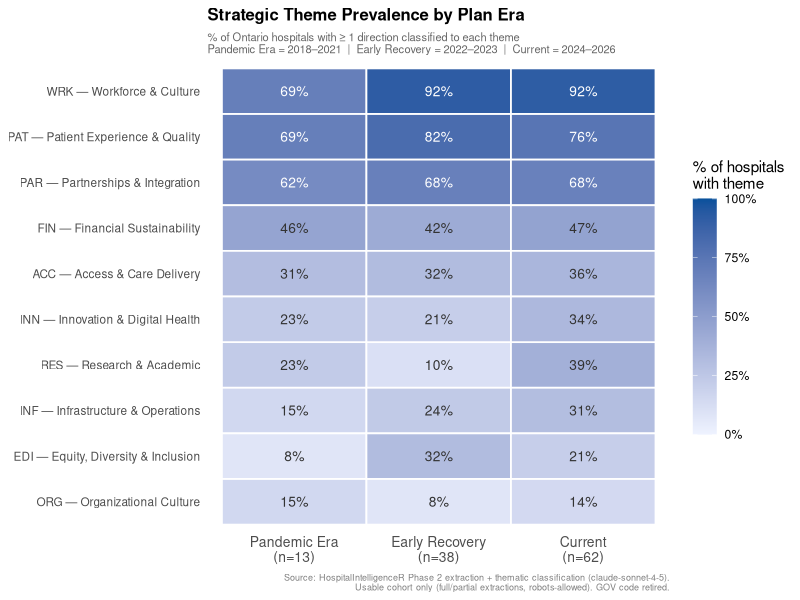
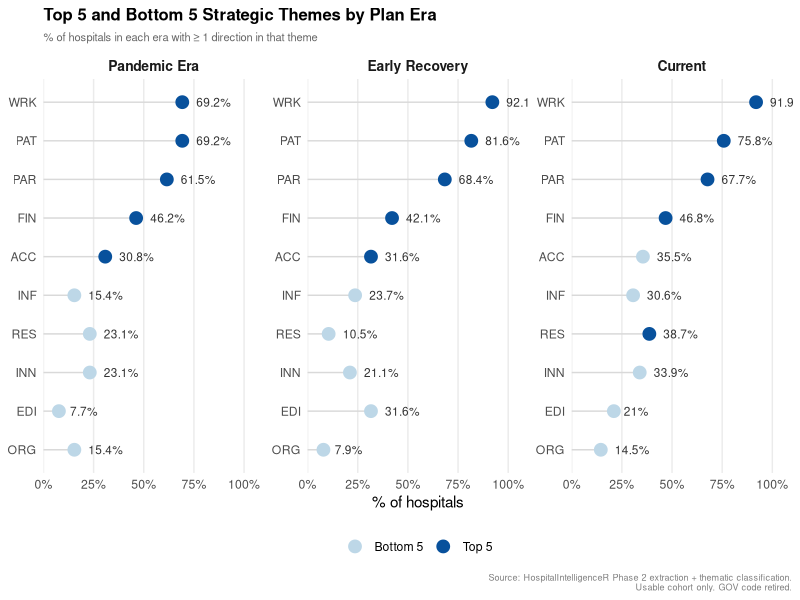

Source code (R) for these figures, in order:
# =============================================================================
# analysis/scripts/03b_theme_trends.R
# HospitalIntelligenceR — Direction 3b: Theme Prevalence by Plan Era
#
# QUESTION:
#   Has the thematic composition of Ontario hospital strategic plans shifted
#   over time? Specifically, do plans written post-COVID differ in their
#   strategic emphasis compared to Pandemic Era plans?
#
# APPROACH:
#   - Unit of analysis: hospital (one observation per hospital)
#   - Hospitals grouped into three plan eras based on plan_start_year
#   - Metric: % of hospitals in each era that have at least one direction
#     in each theme (hospital prevalence, not direction count)
#   - Top 5 and bottom 5 themes reported for each era
#   - Same analytical cohort as 01a/01b
#
# ERA DEFINITIONS:
#   Pandemic Era     2018–2021   Plans written before or during acute COVID period
#   Early Recovery 2022–2023  Plans written in immediate post-COVID period
#   Current       2024–2026   Most recently written plans
#
# NOTE ON METRIC CHOICE:
#   Direction count % (used in 01b) measures share of directions within a
#   hospital's plan. Hospital prevalence % (used here) measures how many
#   hospitals chose to include a theme at all — a better measure of whether
#   a theme is becoming more or less common across the sector over time.
#
# OUTPUTS:
#   analysis/outputs/tables/03b_theme_prevalence_by_era.csv
#   analysis/outputs/tables/03b_top5_bottom5_by_era.csv
#   analysis/outputs/figures/03b_theme_prevalence_heatmap.png
#   analysis/outputs/figures/03b_top5_bottom5_facet.png
#
# DEPENDENCIES:
#   Requires 'strategy_classified' in environment (from 00c_build_strategy_classified.R)
#   OR will load analysis/data/strategy_classified.csv directly.
#   Requires 'spine' in environment (from 00_prepare_data.R)
#   OR will load analysis/data/hospital_spine.csv directly.
#
# USAGE:
#   source("analysis/scripts/00_prepare_data.R")
#   source("analysis/scripts/00c_build_strategy_classified.R")
#   source("analysis/scripts/03b_theme_trends.R")
# =============================================================================

suppressPackageStartupMessages({
  library(dplyr)
  library(ggplot2)
  library(readr)
  library(tidyr)
  library(stringr)
  library(forcats)
})


# =============================================================================
# SECTION 1: Load data
# =============================================================================

if (!exists("strategy_classified")) {
  message("'strategy_classified' not found — loading from CSV.")
  strategy_classified <- read_csv(
    "analysis/data/strategy_classified.csv",
    col_types = cols(.default = col_character()),
    show_col_types = FALSE
  )
}

if (!exists("spine")) {
  message("'spine' not found — loading from CSV.")
  spine <- read_csv(
    "analysis/data/hospital_spine.csv",
    col_types = cols(
      .default             = col_character(),
      robots_allowed       = col_logical(),
      has_extraction       = col_logical(),
      has_vision           = col_logical(),
      has_mission          = col_logical(),
      has_values           = col_logical(),
      has_purpose          = col_logical(),
      plan_period_parse_ok = col_logical(),
      n_directions         = col_integer(),
      plan_start_year      = col_integer()
    ),
    show_col_types = FALSE
  )
}


# =============================================================================
# SECTION 2: Define era banding
# =============================================================================

ERA_BANDS <- tribble(
  ~era_label,        ~year_min, ~year_max,
  "Pandemic Era",       2018,      2021,
  "Early Recovery",  2022,      2023,
  "Current",         2024,      2026
)

# Helper: assign era from year
.assign_era <- function(year) {
  case_when(
    year >= 2018 & year <= 2021 ~ "Pandemic Era",
    year >= 2022 & year <= 2023 ~ "Early Recovery",
    year >= 2024 & year <= 2026 ~ "Current",
    TRUE                        ~ NA_character_
  )
}

ERA_LEVELS <- c("Pandemic Era", "Early Recovery", "Current")


# =============================================================================
# SECTION 3: Build hospital-level analytical dataset
#
# One row per hospital. Each theme gets a binary flag: did this hospital
# have at least one direction classified to that theme?
# =============================================================================

# Analytical subset from classifications: usable, robots-allowed, classified
classified_usable <- strategy_classified %>%
  filter(
    robots_allowed       == "TRUE",
    extraction_quality   %in% c("full", "partial"),
    !is.na(primary_theme),
    classification_status == "ok"
  ) %>%
  mutate(plan_start_year = as.integer(plan_start_year))

# Join plan_start_year from spine for hospitals where it may be missing
# in strategy_classified (spine is authoritative for plan metadata)
spine_year <- spine %>%
  select(fac, plan_start_year) %>%
  mutate(plan_start_year = as.integer(plan_start_year))

classified_usable <- classified_usable %>%
  select(-plan_start_year) %>%
  left_join(spine_year, by = "fac")

# Assign era
classified_usable <- classified_usable %>%
  mutate(era = .assign_era(plan_start_year))

# Hospitals with no era assignment (outside window or missing year)
n_no_era <- n_distinct(classified_usable$fac[is.na(classified_usable$era)])
if (n_no_era > 0) {
  cat(sprintf("WARNING: %d hospital(s) have no era assignment — excluded.\n",
              n_no_era))
  classified_usable %>%
    filter(is.na(era)) %>%
    distinct(fac, plan_start_year) %>%
    { cat(paste0("  FAC ", .$fac, " — year: ", .$plan_start_year, "\n")); . } %>%
    invisible()
}

classified_usable <- classified_usable %>% filter(!is.na(era))

# All valid theme codes (GOV retired)
VALID_CODES <- c("WRK", "PAT", "PAR", "FIN", "RES",
                 "ACC", "INN", "INF", "EDI", "ORG")

# Build hospital × theme binary matrix
# For each hospital: 1 if any direction has that primary theme, 0 otherwise
hospital_themes <- classified_usable %>%
  distinct(fac, era, plan_start_year, primary_theme) %>%
  filter(primary_theme %in% VALID_CODES) %>%
  mutate(has_theme = 1L) %>%
  pivot_wider(
    names_from  = primary_theme,
    values_from = has_theme,
    values_fill = 0L
  )

# Ensure all theme columns present even if no hospital has that theme in an era
for (code in VALID_CODES) {
  if (!code %in% names(hospital_themes)) hospital_themes[[code]] <- 0L
}

cat(sprintf("Hospital-era observations: %d hospitals across %d eras\n",
            nrow(hospital_themes), n_distinct(hospital_themes$era)))
cat("Era breakdown:\n")
print(table(hospital_themes$era))
cat("\n")


# =============================================================================
# SECTION 4: Theme prevalence by era
#
# % of hospitals in each era that have >= 1 direction in each theme
# =============================================================================

prevalence <- hospital_themes %>%
  mutate(era = factor(era, levels = ERA_LEVELS)) %>%
  group_by(era) %>%
  summarise(
    n_hospitals = n(),
    across(all_of(VALID_CODES), function(x) round(100 * mean(x), 1)),
    .groups = "drop"
  )

# Long format for plotting and tables
prevalence_long <- prevalence %>%
  pivot_longer(
    cols      = all_of(VALID_CODES),
    names_to  = "theme",
    values_to = "pct_hospitals"
  ) %>%
  mutate(
    theme = factor(theme, levels = VALID_CODES),
    era   = factor(era, levels = ERA_LEVELS)
  )

cat("=== Theme prevalence by era (% of hospitals with >= 1 direction in theme) ===\n")
prevalence_wide <- prevalence_long %>%
  mutate(pct_hospitals = as.numeric(pct_hospitals)) %>%
  select(-n_hospitals) %>%
  pivot_wider(names_from = era, values_from = pct_hospitals) %>%
  arrange(desc(`Pandemic Era`))
print(as.data.frame(prevalence_wide))
cat("\n")


# =============================================================================
# SECTION 5: Top 5 and bottom 5 themes per era
# =============================================================================

top5_bottom5 <- prevalence_long %>%
  group_by(era) %>%
  arrange(desc(pct_hospitals)) %>%
  mutate(rank_desc = row_number()) %>%
  arrange(pct_hospitals) %>%
  mutate(rank_asc = row_number()) %>%
  ungroup() %>%
  filter(rank_desc <= 5 | rank_asc <= 5) %>%
  mutate(position = case_when(
    rank_desc <= 5 ~ paste0("Top ", rank_desc),
    rank_asc  <= 5 ~ paste0("Bottom ", rank_asc)
  )) %>%
  select(era, position, theme, pct_hospitals) %>%
  arrange(era, desc(pct_hospitals))

cat("=== Top 5 and Bottom 5 themes by era ===\n")
for (e in ERA_LEVELS) {
  cat(sprintf("\n%s (n=%d hospitals):\n",
              e, prevalence$n_hospitals[prevalence$era == e]))
  era_rows <- top5_bottom5 %>% filter(era == e)
  cat("  Top 5:\n")
  era_rows %>%
    filter(str_starts(position, "Top")) %>%
    { cat(paste0("    ", .$position, "  ", .$theme,
                 "  ", .$pct_hospitals, "%\n")); . } %>%
    invisible()
  cat("  Bottom 5:\n")
  era_rows %>%
    filter(str_starts(position, "Bottom")) %>%
    { cat(paste0("    ", .$position, "  ", .$theme,
                 "  ", .$pct_hospitals, "%\n")); . } %>%
    invisible()
}
cat("\n")

# Notable shifts: themes where prevalence changes >= 15 pp across eras
cat("=== Notable shifts (Pandemic Era → Current, >= 15 pp change) ===\n")
shifts <- prevalence_wide %>%
  mutate(
    shift_pp = `Current` - `Pandemic Era`,
    direction = if_else(shift_pp > 0, "UP", "DOWN")
  ) %>%
  filter(abs(shift_pp) >= 15) %>%
  arrange(desc(abs(shift_pp)))

if (nrow(shifts) > 0) {
  for (i in seq_len(nrow(shifts))) {
    cat(sprintf("  %-5s  %s %.0f pp  (Pandemic Era: %.0f%%  →  Current: %.0f%%)\n",
                shifts$theme[i], shifts$direction[i], abs(shifts$shift_pp[i]),
                shifts$`Pandemic Era`[i], shifts$`Current`[i]))
  }
} else {
  cat("  No themes show >= 15 pp shift from Pandemic Era to Current.\n")
  cat("  Largest shifts:\n")
  prevalence_wide %>%
    mutate(shift_pp = abs(`Current` - `Pandemic Era`)) %>%
    arrange(desc(shift_pp)) %>%
    slice_head(n = 3) %>%
    { cat(paste0("    ", .$theme, ": ", round(.$shift_pp, 1), " pp\n")); . } %>%
    invisible()
}
cat("\n")


# =============================================================================
# SECTION 6: Write tables
# =============================================================================

dir.create("analysis/outputs/tables", recursive = TRUE, showWarnings = FALSE)

write_csv(prevalence_wide, "analysis/outputs/tables/03b_theme_prevalence_by_era.csv")
write_csv(top5_bottom5,    "analysis/outputs/tables/03b_top5_bottom5_by_era.csv")

cat("Tables written to analysis/outputs/tables/\n\n")


# =============================================================================
# SECTION 7: Chart 1 — Heatmap: theme prevalence by era
# =============================================================================

dir.create("analysis/outputs/figures", recursive = TRUE, showWarnings = FALSE)

THEME_LABELS <- c(
  WRK = "WRK — Workforce & Culture",
  PAT = "PAT — Patient Experience & Quality",
  PAR = "PAR — Partnerships & Integration",
  FIN = "FIN — Financial Sustainability",
  RES = "RES — Research & Academic",
  ACC = "ACC — Access & Care Delivery",
  INN = "INN — Innovation & Digital Health",
  INF = "INF — Infrastructure & Operations",
  EDI = "EDI — Equity, Diversity & Inclusion",
  ORG = "ORG — Organizational Culture"
)

# Order themes by overall prevalence (avg across eras)
theme_order_overall <- prevalence_long %>%
  group_by(theme) %>%
  summarise(mean_pct = mean(pct_hospitals), .groups = "drop") %>%
  arrange(desc(mean_pct)) %>%
  pull(theme) %>%
  as.character()

# Era labels with n
era_n_labels <- prevalence %>%
  mutate(era_label = sprintf("%s\n(n=%d)", era, n_hospitals)) %>%
  select(era, era_label)

heatmap_data <- prevalence_long %>%
  left_join(era_n_labels, by = "era") %>%
  mutate(
    theme_label = THEME_LABELS[as.character(theme)],
    theme_label = factor(theme_label,
                         levels = rev(THEME_LABELS[theme_order_overall])),
    era_label   = factor(era_label,
                         levels = era_n_labels$era_label[
                           match(ERA_LEVELS, era_n_labels$era)])
  )

p_heatmap <- ggplot(
  heatmap_data,
  aes(x = era_label, y = theme_label, fill = pct_hospitals)
) +
  geom_tile(colour = "white", linewidth = 0.6) +
  geom_text(
    aes(label = sprintf("%.0f%%", pct_hospitals)),
    size   = 3.5,
    colour = ifelse(heatmap_data$pct_hospitals > 55, "white", "grey20")
  ) +
  scale_fill_gradient(
    low    = "#EFF3FF",
    high   = "#08519C",
    name   = "% of hospitals\nwith theme",
    limits = c(0, 100),
    breaks = c(0, 25, 50, 75, 100),
    labels = function(x) paste0(x, "%")
  ) +
  labs(
    title    = "Strategic Theme Prevalence by Plan Era",
    subtitle = paste0(
      "% of Ontario hospitals with \u2265 1 direction classified to each theme\n",
      "Pandemic Era = 2018\u20132021  |  Early Recovery = 2022\u20132023  |  Current = 2024\u20132026"
    ),
    x       = NULL,
    y       = NULL,
    caption = paste0(
      "Source: HospitalIntelligenceR Phase 2 extraction + thematic classification (claude-sonnet-4-5).\n",
      "Usable cohort only (full/partial extractions, robots-allowed). GOV code retired."
    )
  ) +
  theme_minimal(base_size = 11) +
  theme(
    plot.title    = element_text(face = "bold", size = 12),
    plot.subtitle = element_text(colour = "grey40", size = 8),
    plot.caption  = element_text(colour = "grey50", size = 6.5),
    axis.text.x   = element_text(size = 10, hjust = 0.5),
    axis.text.y   = element_text(size = 8.5),
    panel.grid    = element_blank(),
    legend.key.height = unit(1.2, "cm")
  )

ggsave(
  "analysis/outputs/figures/03b_theme_prevalence_heatmap.png",
  plot   = p_heatmap,
  width  = 7,
  height = 6,
  dpi    = 300
)
cat("Figure saved: 03b_theme_prevalence_heatmap.png\n")


# =============================================================================
# SECTION 8: Chart 2 — Top 5 / Bottom 5 per era (faceted dot plot)
# =============================================================================

# Build plot data: top 5 and bottom 5 per era, labelled
plot_tb <- prevalence_long %>%
  group_by(era) %>%
  arrange(desc(pct_hospitals)) %>%
  mutate(rank = row_number()) %>%
  ungroup() %>%
  filter(rank <= 5 | rank > (n_distinct(prevalence_long$theme) - 5)) %>%
  mutate(
    position_group = if_else(rank <= 5, "Top 5", "Bottom 5"),
    theme_label    = THEME_LABELS[as.character(theme)],
    theme_short    = str_extract(theme_label, "^[A-Z]+"),
    era            = factor(era, levels = ERA_LEVELS)
  )

p_dotplot <- ggplot(
  plot_tb,
  aes(x = pct_hospitals, y = fct_reorder(theme_short, pct_hospitals),
      colour = position_group)
) +
  geom_segment(
    aes(x = 0, xend = pct_hospitals,
        y = fct_reorder(theme_short, pct_hospitals),
        yend = fct_reorder(theme_short, pct_hospitals)),
    colour = "grey85", linewidth = 0.5
  ) +
  geom_point(size = 4) +
  geom_text(
    aes(label = paste0(pct_hospitals, "%")),
    hjust = -0.4, size = 3, colour = "grey20"
  ) +
  facet_wrap(~ era, ncol = 3, scales = "free_y") +
  scale_colour_manual(
    values = c("Top 5" = "#08519C", "Bottom 5" = "#BDD7E7"),
    name   = NULL
  ) +
  scale_x_continuous(
    limits = c(0, 110),
    labels = function(x) paste0(x, "%"),
    expand = expansion(mult = c(0, 0))
  ) +
  labs(
    title    = "Top 5 and Bottom 5 Strategic Themes by Plan Era",
    subtitle = "% of hospitals in each era with \u2265 1 direction in that theme",
    x        = "% of hospitals",
    y        = NULL,
    caption  = paste0(
      "Source: HospitalIntelligenceR Phase 2 extraction + thematic classification.\n",
      "Usable cohort only. GOV code retired."
    )
  ) +
  theme_minimal(base_size = 11) +
  theme(
    plot.title    = element_text(face = "bold", size = 12),
    plot.subtitle = element_text(colour = "grey40", size = 8),
    plot.caption  = element_text(colour = "grey50", size = 6.5),
    strip.text    = element_text(face = "bold", size = 10),
    panel.grid.major.y = element_blank(),
    panel.grid.minor   = element_blank(),
    legend.position    = "bottom"
  )

ggsave(
  "analysis/outputs/figures/03b_top5_bottom5_facet.png",
  plot   = p_dotplot,
  width  = 11,
  height = 5,
  dpi    = 300
)
cat("Figure saved: 03b_top5_bottom5_facet.png\n")

cat("\nDone. Review console output and figures before writing 03b narrative.\n")
cat("Key question: do notable shifts hold up given Pandemic Era n is small?\n")
